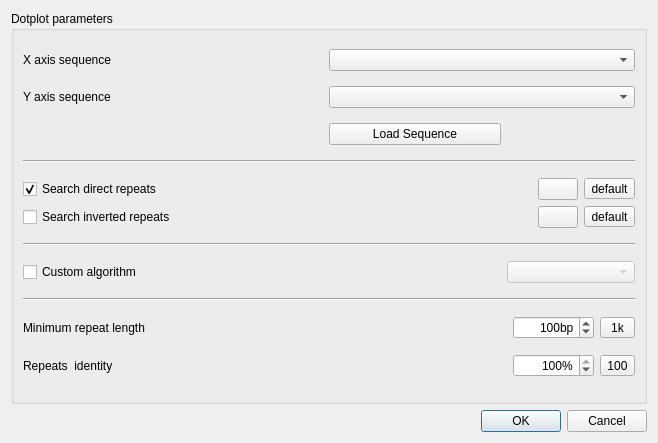
<?xml version="1.0" encoding="UTF-8"?>
<ui version="4.0">
 <class>DotPlotDialog</class>
 <widget class="QDialog" name="DotPlotDialog">
  <property name="windowModality">
   <enum>Qt::ApplicationModal</enum>
  </property>
  <property name="enabled">
   <bool>true</bool>
  </property>
  <property name="geometry">
   <rect>
    <x>0</x>
    <y>0</y>
    <width>658</width>
    <height>443</height>
   </rect>
  </property>
  <property name="windowTitle">
   <string>Compare sequences using Dotplot</string>
  </property>
  <property name="windowIcon">
   <iconset>
    <normaloff>:/repeat_finder/repeats_image</normaloff>:/repeat_finder/repeats_image</iconset>
  </property>
  <property name="modal">
   <bool>true</bool>
  </property>
  <layout class="QVBoxLayout" name="verticalLayout">
   <item>
    <widget class="QGroupBox" name="paramsBox">
     <property name="title">
      <string>Dotplot parameters</string>
     </property>
     <layout class="QGridLayout" name="gridLayout">
      <item row="6" column="0" colspan="6">
       <widget class="Line" name="line">
        <property name="baseSize">
         <size>
          <width>0</width>
          <height>0</height>
         </size>
        </property>
        <property name="frameShadow">
         <enum>QFrame::Sunken</enum>
        </property>
        <property name="orientation">
         <enum>Qt::Horizontal</enum>
        </property>
       </widget>
      </item>
      <item row="9" column="0">
       <widget class="QCheckBox" name="algoCheck">
        <property name="text">
         <string>Custom algorithm</string>
        </property>
       </widget>
      </item>
      <item row="9" column="3" colspan="3">
       <widget class="QComboBox" name="algoCombo">
        <property name="enabled">
         <bool>false</bool>
        </property>
       </widget>
      </item>
      <item row="10" column="0" colspan="6">
       <widget class="Line" name="line_2">
        <property name="orientation">
         <enum>Qt::Horizontal</enum>
        </property>
       </widget>
      </item>
      <item row="13" column="1" colspan="3">
       <spacer name="horizontalSpacer_5">
        <property name="orientation">
         <enum>Qt::Horizontal</enum>
        </property>
        <property name="sizeHint" stdset="0">
         <size>
          <width>40</width>
          <height>20</height>
         </size>
        </property>
       </spacer>
      </item>
      <item row="11" column="2">
       <spacer name="horizontalSpacer_4">
        <property name="orientation">
         <enum>Qt::Horizontal</enum>
        </property>
        <property name="sizeHint" stdset="0">
         <size>
          <width>40</width>
          <height>20</height>
         </size>
        </property>
       </spacer>
      </item>
      <item row="0" column="0">
       <widget class="QLabel" name="label_4">
        <property name="text">
         <string>X axis sequence</string>
        </property>
       </widget>
      </item>
      <item row="11" column="0">
       <widget class="QLabel" name="label_2">
        <property name="minimumSize">
         <size>
          <width>0</width>
          <height>0</height>
         </size>
        </property>
        <property name="text">
         <string>Minimum repeat length</string>
        </property>
       </widget>
      </item>
      <item row="4" column="0">
       <widget class="QLabel" name="label_5">
        <property name="text">
         <string>Y axis sequence</string>
        </property>
       </widget>
      </item>
      <item row="13" column="0">
       <widget class="QLabel" name="label_3">
        <property name="text">
         <string>Repeats  identity</string>
        </property>
       </widget>
      </item>
      <item row="0" column="2" colspan="4">
       <widget class="QComboBox" name="xAxisCombo">
        <property name="sizeAdjustPolicy">
         <enum>QComboBox::AdjustToMinimumContentsLength</enum>
        </property>
       </widget>
      </item>
      <item row="11" column="4">
       <widget class="QSpinBox" name="minLenBox">
        <property name="sizePolicy">
         <sizepolicy hsizetype="Minimum" vsizetype="Fixed">
          <horstretch>0</horstretch>
          <verstretch>0</verstretch>
         </sizepolicy>
        </property>
        <property name="minimumSize">
         <size>
          <width>0</width>
          <height>0</height>
         </size>
        </property>
        <property name="alignment">
         <set>Qt::AlignRight|Qt::AlignTrailing|Qt::AlignVCenter</set>
        </property>
        <property name="suffix">
         <string>bp</string>
        </property>
        <property name="prefix">
         <string/>
        </property>
        <property name="minimum">
         <number>2</number>
        </property>
        <property name="maximum">
         <number>1000000</number>
        </property>
        <property name="singleStep">
         <number>1</number>
        </property>
        <property name="value">
         <number>100</number>
        </property>
       </widget>
      </item>
      <item row="11" column="5">
       <widget class="QToolButton" name="minLenHeuristicsButton">
        <property name="sizePolicy">
         <sizepolicy hsizetype="Minimum" vsizetype="Fixed">
          <horstretch>0</horstretch>
          <verstretch>0</verstretch>
         </sizepolicy>
        </property>
        <property name="toolTip">
         <string>Heuristic based selection of repeat length so the number of repeats in the sequence will not exceed 1000</string>
        </property>
        <property name="text">
         <string>1k</string>
        </property>
       </widget>
      </item>
      <item row="4" column="2" colspan="4">
       <widget class="QComboBox" name="yAxisCombo">
        <property name="sizeAdjustPolicy">
         <enum>QComboBox::AdjustToMinimumContentsLength</enum>
        </property>
       </widget>
      </item>
      <item row="13" column="4">
       <widget class="QSpinBox" name="identityBox">
        <property name="sizePolicy">
         <sizepolicy hsizetype="Minimum" vsizetype="Fixed">
          <horstretch>0</horstretch>
          <verstretch>0</verstretch>
         </sizepolicy>
        </property>
        <property name="minimumSize">
         <size>
          <width>0</width>
          <height>0</height>
         </size>
        </property>
        <property name="alignment">
         <set>Qt::AlignRight|Qt::AlignTrailing|Qt::AlignVCenter</set>
        </property>
        <property name="suffix">
         <string>%</string>
        </property>
        <property name="minimum">
         <number>50</number>
        </property>
        <property name="maximum">
         <number>100</number>
        </property>
        <property name="value">
         <number>100</number>
        </property>
       </widget>
      </item>
      <item row="13" column="5">
       <widget class="QToolButton" name="hundredPercentButton">
        <property name="sizePolicy">
         <sizepolicy hsizetype="Fixed" vsizetype="Fixed">
          <horstretch>0</horstretch>
          <verstretch>0</verstretch>
         </sizepolicy>
        </property>
        <property name="toolTip">
         <string>Resets repeats identity to 100%</string>
        </property>
        <property name="text">
         <string>100</string>
        </property>
       </widget>
      </item>
      <item row="9" column="1" colspan="2">
       <spacer name="horizontalSpacer_10">
        <property name="orientation">
         <enum>Qt::Horizontal</enum>
        </property>
        <property name="sizeHint" stdset="0">
         <size>
          <width>87</width>
          <height>20</height>
         </size>
        </property>
       </spacer>
      </item>
      <item row="0" column="1">
       <spacer name="horizontalSpacer_2">
        <property name="orientation">
         <enum>Qt::Horizontal</enum>
        </property>
        <property name="sizeHint" stdset="0">
         <size>
          <width>87</width>
          <height>20</height>
         </size>
        </property>
       </spacer>
      </item>
      <item row="4" column="1">
       <spacer name="horizontalSpacer_3">
        <property name="orientation">
         <enum>Qt::Horizontal</enum>
        </property>
        <property name="sizeHint" stdset="0">
         <size>
          <width>87</width>
          <height>20</height>
         </size>
        </property>
       </spacer>
      </item>
      <item row="8" column="0" colspan="6">
       <widget class="Line" name="line_3">
        <property name="orientation">
         <enum>Qt::Horizontal</enum>
        </property>
       </widget>
      </item>
      <item row="7" column="0" colspan="6">
       <layout class="QGridLayout" name="gridLayout_2">
        <item row="1" column="0">
         <widget class="QCheckBox" name="invertedCheckBox">
          <property name="text">
           <string>Search inverted repeats</string>
          </property>
         </widget>
        </item>
        <item row="0" column="0">
         <widget class="QCheckBox" name="directCheckBox">
          <property name="text">
           <string>Search direct repeats</string>
          </property>
          <property name="checked">
           <bool>true</bool>
          </property>
         </widget>
        </item>
        <item row="0" column="3">
         <widget class="QPushButton" name="directColorButton">
          <property name="text">
           <string notr="true"/>
          </property>
          <property name="autoDefault">
           <bool>false</bool>
          </property>
          <property name="default">
           <bool>false</bool>
          </property>
          <property name="flat">
           <bool>false</bool>
          </property>
         </widget>
        </item>
        <item row="0" column="1">
         <spacer name="horizontalSpacer_6">
          <property name="orientation">
           <enum>Qt::Horizontal</enum>
          </property>
          <property name="sizeHint" stdset="0">
           <size>
            <width>40</width>
            <height>20</height>
           </size>
          </property>
         </spacer>
        </item>
        <item row="0" column="4">
         <widget class="QToolButton" name="directDefaultColorButton">
          <property name="text">
           <string>default</string>
          </property>
         </widget>
        </item>
        <item row="1" column="4">
         <widget class="QToolButton" name="invertedDefaultColorButton">
          <property name="text">
           <string>default</string>
          </property>
         </widget>
        </item>
        <item row="1" column="3">
         <widget class="QPushButton" name="invertedColorButton">
          <property name="text">
           <string notr="true"/>
          </property>
          <property name="autoDefault">
           <bool>false</bool>
          </property>
          <property name="default">
           <bool>false</bool>
          </property>
          <property name="flat">
           <bool>false</bool>
          </property>
         </widget>
        </item>
       </layout>
      </item>
      <item row="5" column="2">
       <widget class="QPushButton" name="loadSequenceButton">
        <property name="toolTip">
         <string>Click to load a sequence from the file system. The sequence will be added to the combo boxes when it is loaded to the project</string>
        </property>
        <property name="text">
         <string>Load Sequence</string>
        </property>
       </widget>
      </item>
     </layout>
    </widget>
   </item>
   <item>
    <widget class="QDialogButtonBox" name="buttonBox">
     <property name="standardButtons">
      <set>QDialogButtonBox::Cancel|QDialogButtonBox::Ok</set>
     </property>
    </widget>
   </item>
  </layout>
 </widget>
 <tabstops>
  <tabstop>xAxisCombo</tabstop>
  <tabstop>yAxisCombo</tabstop>
  <tabstop>loadSequenceButton</tabstop>
  <tabstop>directCheckBox</tabstop>
  <tabstop>invertedCheckBox</tabstop>
  <tabstop>directColorButton</tabstop>
  <tabstop>directDefaultColorButton</tabstop>
  <tabstop>invertedColorButton</tabstop>
  <tabstop>invertedDefaultColorButton</tabstop>
  <tabstop>algoCheck</tabstop>
  <tabstop>algoCombo</tabstop>
  <tabstop>minLenBox</tabstop>
  <tabstop>minLenHeuristicsButton</tabstop>
  <tabstop>identityBox</tabstop>
  <tabstop>hundredPercentButton</tabstop>
 </tabstops>
 <resources/>
 <connections>
  <connection>
   <sender>algoCheck</sender>
   <signal>toggled(bool)</signal>
   <receiver>algoCombo</receiver>
   <slot>setEnabled(bool)</slot>
   <hints>
    <hint type="sourcelabel">
     <x>127</x>
     <y>212</y>
    </hint>
    <hint type="destinationlabel">
     <x>526</x>
     <y>213</y>
    </hint>
   </hints>
  </connection>
  <connection>
   <sender>buttonBox</sender>
   <signal>accepted()</signal>
   <receiver>DotPlotDialog</receiver>
   <slot>accept()</slot>
   <hints>
    <hint type="sourcelabel">
     <x>273</x>
     <y>307</y>
    </hint>
    <hint type="destinationlabel">
     <x>273</x>
     <y>163</y>
    </hint>
   </hints>
  </connection>
  <connection>
   <sender>buttonBox</sender>
   <signal>rejected()</signal>
   <receiver>DotPlotDialog</receiver>
   <slot>reject()</slot>
   <hints>
    <hint type="sourcelabel">
     <x>273</x>
     <y>307</y>
    </hint>
    <hint type="destinationlabel">
     <x>273</x>
     <y>163</y>
    </hint>
   </hints>
  </connection>
 </connections>
</ui>
